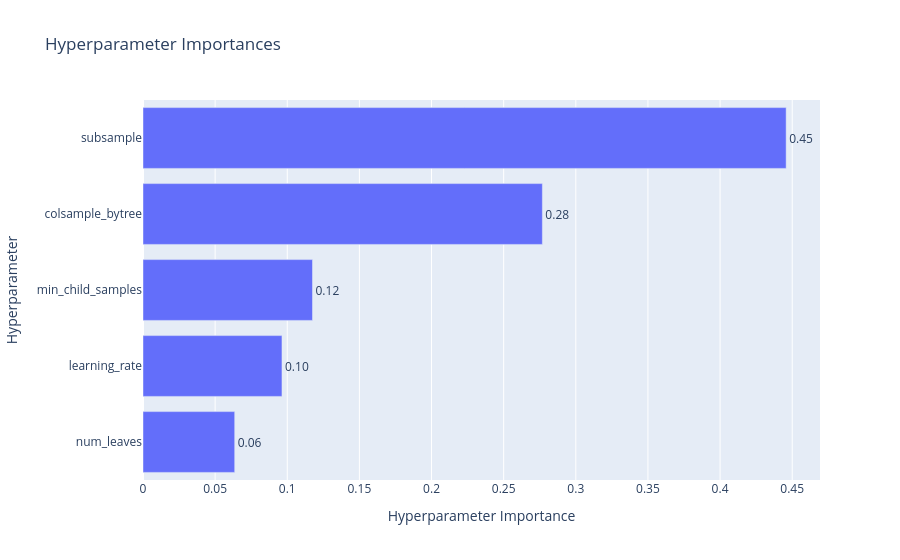

This figure's notebook cell:
### Markdown cell above
### 2a) Hyperparameter importance
Implement a function `show_param_importances` that loads an Optuna study from a storage and return a plot showing importance of the hyperparameters in the study. Similar to the tutorial, use the [FanovaImportanceEvaluator](https://optuna.readthedocs.io/en/stable/reference/generated/optuna.importance.FanovaImportanceEvaluator.html#optuna.importance.FanovaImportanceEvaluator) as the importance evaluator and set `RANDOM_STATE` as the seed for the evaluator for reproducibility.

### Code cell
# Plot the hyperparameter importance
def show_param_importances(study_name: str, storage: str) -> plotly.graph_objs.Figure:
    """
    Plot the hyperparameter importance of a study.
    Args:
        study_name: The name of the study.
        storage: The URI of the storage used to save the study history.
    Returns:
        A plotly Figure object.
    """
    ### START CODE HERE
    study = optuna.load_study(study_name=study_name, storage=storage)
    evaluator = optuna.importance.FanovaImportanceEvaluator(seed=RANDOM_SEED)
    return optuna.visualization.plot_param_importances(study, evaluator=evaluator)
    ### END CODE HERE

param_importance_fig_wine = show_param_importances(study_name=study_name_1, storage=storage)
param_importance_fig_wine.show()

### Figure 1 — Plotly figure (JSON) as saved in the notebook; plotly's stock layout.template omitted (floating-point values rounded to 4 significant figures)
{"data": [{"cliponaxis": false, "hovertemplate": ["num_leaves (IntDistribution): 0.06355996217463934<extra></extra>", "learning_rate (FloatDistribution): 0.09632965406707579<extra></extra>", "min_child_samples (IntDistribution): 0.11748654699320904<extra></extra>", "colsample_bytree (FloatDistribution): 0.27682190151943037<extra></extra>", "subsample (FloatDistribution): 0.44580193524564554<extra></extra>"], "name": "Objective Value", "orientation": "h", "text": ["0.06", "0.10", "0.12", "0.28", "0.45"], "textposition": "outside", "type": "bar", "x": [0.06356, 0.09633, 0.1175, 0.2768, 0.4458], "y": ["num_leaves", "learning_rate", "min_child_samples", "colsample_bytree", "subsample"]}], "layout": {"title": {"text": "Hyperparameter Importances"}, "xaxis": {"title": {"text": "Hyperparameter Importance"}}, "yaxis": {"title": {"text": "Hyperparameter"}}}}
